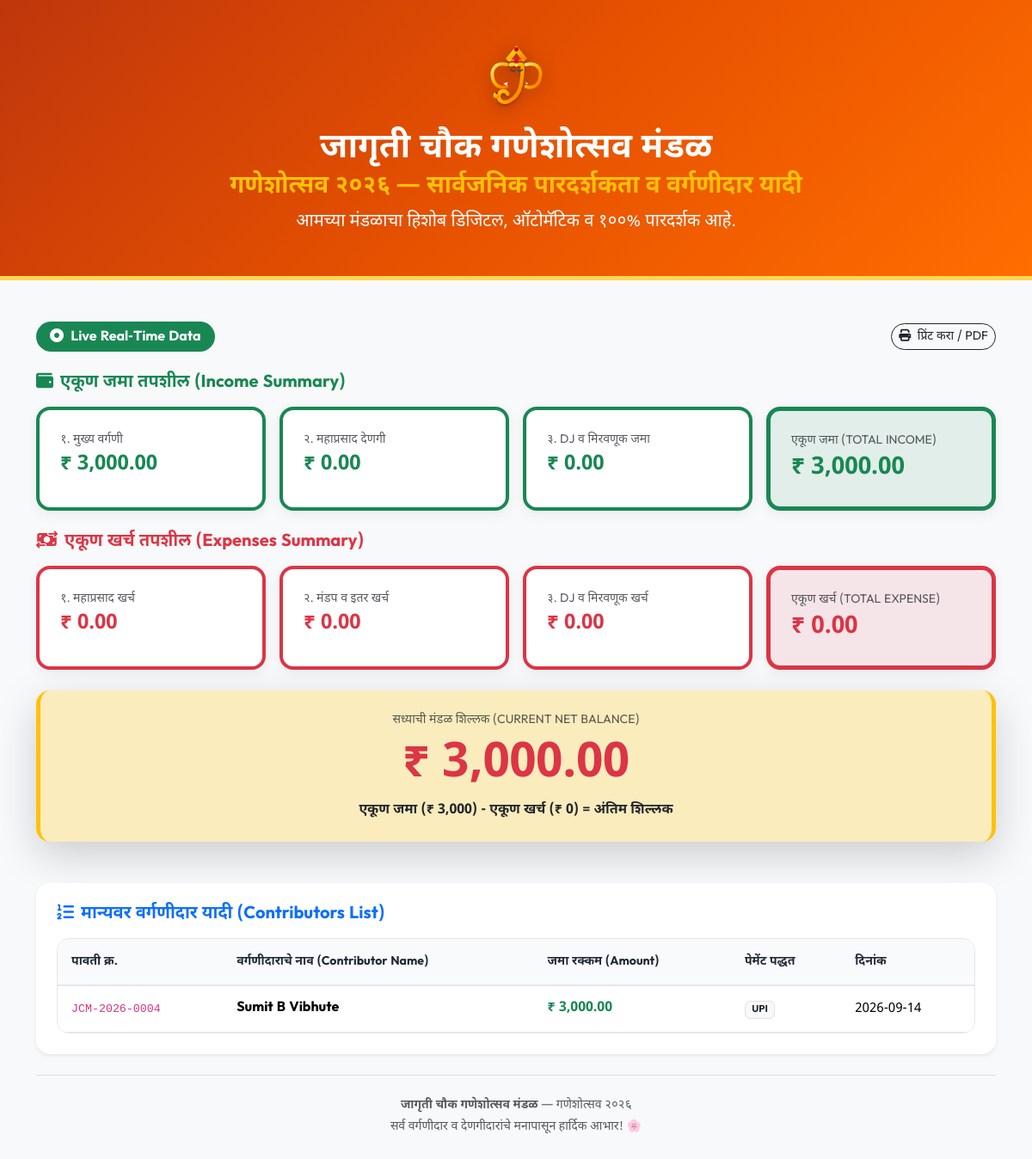
Screenshot of /public-transparency with the database file from the repository.
### tables this page shows
CREATE TABLE vargani (
    id INTEGER PRIMARY KEY AUTOINCREMENT,
    year_label TEXT NOT NULL DEFAULT '2026',
    receipt_no TEXT NOT NULL,
    contributor_name TEXT NOT NULL,
    mobile TEXT,
    address TEXT,
    amount DECIMAL(12,2) NOT NULL,
    payment_method TEXT NOT NULL, -- Cash, UPI, Bank
    payment_date DATE NOT NULL,
    collector_name TEXT,
    status TEXT NOT NULL DEFAULT 'Paid', -- Paid, Partial, Pending
    notes TEXT,
    created_by TEXT,
    created_at TIMESTAMP DEFAULT CURRENT_TIMESTAMP
);

### routes/public.py (the view)
@public_bp.route('/public-transparency')
def index():
    summary = get_financial_summary('2026')
    vargani_list = query_db("""
        SELECT receipt_no, contributor_name, amount, payment_date, payment_method
        FROM vargani
        WHERE year_label='2026'
        ORDER BY payment_date DESC, id DESC
    """)
    donor_list = query_db("""
        SELECT receipt_no, donor_name, amount, payment_date, payment_method
        FROM mahaprasad_donations
        WHERE year_label='2026'
        ORDER BY payment_date DESC, id DESC
    """)
    return render_template('public.html',
                           summary=summary,
                           vargani_list=vargani_list,
                           donor_list=donor_list)

### database.py (called while the page is built)
def is_mysql_configured():
    if Config.DATABASE_URL:
        db_url = Config.DATABASE_URL.lower()
        if db_url.startswith('mysql') or 'mysql' in db_url:
            return True
    if Config.DB_HOST and Config.DB_NAME and Config.DB_USER:
        return True
    return False

def get_db_connection():
    if is_mysql_configured():
        if not HAS_PYMYSQL:
            raise ImportError("PyMySQL is not installed. Please add pymysql or cryptography to your requirements.")
        params = parse_mysql_params()
        conn = pymysql.connect(
            host=params['host'],
            port=params['port'],
            user=params['user'],
            password=params['password'],
            database=params['database'],
            charset=params['charset'],
            cursorclass=pymysql.cursors.DictCursor,
            autocommit=True
        )
        return conn
    else:
        conn = sqlite3.connect(Config.DATABASE_PATH)
        conn.row_factory = sqlite3.Row
        return conn

def query_db(query, args=(), one=False):
    conn = get_db_connection()
    cur = conn.cursor()
    use_mysql = is_mysql_configured()
    if use_mysql:
        exec_query = convert_query_to_mysql(query)
        cur.execute(exec_query, args)
        rv = cur.fetchall()
        conn.close()
        if one:
            return rv[0] if rv else None
        return list(rv)
    else:
        cur.execute(query, args)
        rv = cur.fetchall()
        conn.close()
        if one:
            return dict(rv[0]) if rv else None
        return [dict(row) for row in rv]

### templates/public.html (shortened to what this page needs)
<!DOCTYPE html>
<html lang="mr">
<head>
    <link href="https://cdn.jsdelivr.net/npm/bootstrap@5.3.3/dist/css/bootstrap.min.css" rel="stylesheet">
    <link rel="stylesheet" href="https://cdnjs.cloudflare.com/ajax/libs/font-awesome/6.5.2/css/all.min.css">
    <link rel="stylesheet" href="{{ url_for('static', filename='css/custom.css') }}">
</head>
<body>
    <div class="public-banner">
        <div class="container">
            <img src="{{ url_for('static', filename='images/ganeshji_logo.svg') }}" alt="श्री गणेश" class="mb-3" style="width: 85px; height: 85px; filter: drop-shadow(0 4px 10px rgba(0,0,0,0.35));">
            <h1 class="fw-bold mb-1">{{ mandal_name }}</h1>
            <h3 class="fw-bold text-warning mb-2">गणेशोत्सव २०२६ — सार्वजनिक पारदर्शकता व वर्गणीदार यादी</h3>
            <p class="lead mb-0">आमच्या मंडळाचा हिशोब डिजिटल, ऑटोमॅटिक व १००% पारदर्शक आहे.</p>
        </div>
    </div>
    <div class="container my-5">
        <div class="d-flex justify-content-between align-items-center mb-4">
            <span class="badge bg-success fs-6 px-3 py-2 rounded-pill"><i class="fa-solid fa-circle-dot me-1 text-white"></i> Live Real-Time Data</span>
            <button onclick="window.print()" class="btn btn-outline-dark btn-sm rounded-pill"><i class="fa-solid fa-print me-1"></i> प्रिंट करा / PDF</button>
        </div>
        <h5 class="fw-bold text-success mb-3"><i class="fa-solid fa-wallet me-2"></i>एकूण जमा तपशील (Income Summary)</h5>
        <div class="row g-3 mb-4">
            <div class="col-md-3 col-6">
                <div class="stat-card-public border-start border-success border-4">
                    <div class="small text-muted font-weight-bold">१. मुख्य वर्गणी</div>
                    <div class="fs-4 fw-bold text-success">₹ {{ "{:,.2f}".format(summary.total_vargani) }}</div>
                </div>
            </div>
            <div class="col-md-3 col-6">
                <div class="stat-card-public border-start border-success border-4">
                    <div class="small text-muted font-weight-bold">२. महाप्रसाद देणगी</div>
                    <div class="fs-4 fw-bold text-success">₹ {{ "{:,.2f}".format(summary.total_mp_donation) }}</div>
                </div>
            </div>
            <div class="col-md-3 col-6">
                <div class="stat-card-public border-start border-success border-4">
                    <div class="small text-muted font-weight-bold">३. DJ व मिरवणूक जमा</div>
                    <div class="fs-4 fw-bold text-success">₹ {{ "{:,.2f}".format(summary.total_dj_income) }}</div>
                </div>
            </div>
            <div class="col-md-3 col-6">
                <div class="stat-card-public bg-success bg-opacity-10 border-start border-success border-5">
                    <div class="small text-muted font-weight-bold">एकूण जमा (TOTAL INCOME)</div>
                    <div class="fs-3 fw-bold text-success">₹ {{ "{:,.2f}".format(summary.total_income) }}</div>
                </div>
            </div>
        </div>
        <h5 class="fw-bold text-danger mb-3"><i class="fa-solid fa-money-bill-transfer me-2"></i>एकूण खर्च तपशील (Expenses Summary)</h5>
        <div class="row g-3 mb-4">
            <div class="col-md-3 col-6">
                <div class="stat-card-public border-start border-danger border-4">
                    <div class="small text-muted font-weight-bold">१. महाप्रसाद खर्च</div>
                    <div class="fs-4 fw-bold text-danger">₹ {{ "{:,.2f}".format(summary.total_mp_expense) }}</div>
                </div>
            </div>
            <div class="col-md-3 col-6">
                <div class="stat-card-public border-start border-danger border-4">
                    <div class="small text-muted font-weight-bold">२. मंडप व इतर खर्च</div>
                    <div class="fs-4 fw-bold text-danger">₹ {{ "{:,.2f}".format(summary.total_other_expense) }}</div>
                </div>
            </div>
            <div class="col-md-3 col-6">
                <div class="stat-card-public border-start border-danger border-4">
                    <div class="small text-muted font-weight-bold">३. DJ व मिरवणूक खर्च</div>
                    <div class="fs-4 fw-bold text-danger">₹ {{ "{:,.2f}".format(summary.total_dj_expense) }}</div>
                </div>
            </div>
            <div class="col-md-3 col-6">
                <div class="stat-card-public bg-danger bg-opacity-10 border-start border-danger border-5">
                    <div class="small text-muted font-weight-bold">एकूण खर्च (TOTAL EXPENSE)</div>
                    <div class="fs-3 fw-bold text-danger">₹ {{ "{:,.2f}".format(summary.total_expenses) }}</div>
                </div>
            </div>
        </div>
        <div class="card border-0 shadow-lg rounded-4 p-4 text-center bg-warning bg-opacity-25 mb-5 border-start border-end border-warning border-5">
            <div class="small text-muted font-weight-bold text-uppercase">सध्याची मंडळ शिल्लक (Current Net Balance)</div>
            <div class="display-4 fw-bold text-danger my-2">₹ {{ "{:,.2f}".format(summary.current_balance) }}</div>
            <div class="fw-bold text-dark">एकूण जमा (₹ {{ "{:,.0f}".format(summary.total_income) }}) - एकूण खर्च (₹ {{ "{:,.0f}".format(summary.total_expenses) }}) = अंतिम शिल्लक</div>
        </div>
        <div class="card border-0 shadow-sm rounded-4 p-4 mb-4 bg-white">
            <h5 class="fw-bold text-primary mb-3"><i class="fa-solid fa-list-ol me-2"></i>मान्यवर वर्गणीदार यादी (Contributors List)</h5>
            <div class="table-responsive">
                <table class="table table-mandal mb-0">
                    <thead>
                        <tr>
                            <th>पावती क्र.</th>
                            <th>वर्गणीदाराचे नाव (Contributor Name)</th>
                            <th>जमा रक्कम (Amount)</th>
                            <th>पेमेंट पद्धत</th>
                            <th>दिनांक</th>
                        </tr>
                    </thead>
                    <tbody>
                        {% for v in vargani_list %}
                        <tr>
                            <td><code>{{ v.receipt_no }}</code></td>
                            <td class="fw-bold fs-6">{{ v.contributor_name }}</td>
                            <td class="text-success fw-bold fs-6">₹ {{ "{:,.2f}".format(v.amount) }}</td>
                            <td><span class="badge bg-light text-dark border">{{ v.payment_method }}</span></td>
                            <td>{{ v.payment_date }}</td>
                        </tr>
                        {% else %}
                        <tr>
                            <td colspan="5" class="text-center text-muted py-3">अद्याप वर्गणी जमा नोंदी नाहीत.</td>
                        </tr>
                        {% endfor %}
                    </tbody>
                </table>
            </div>
        </div>
        <div class="text-center text-muted small border-top pt-4">
            <p class="mb-1"><strong>{{ mandal_name }}</strong> — गणेशोत्सव २०२६</p>
            <p class="mb-0">सर्व वर्गणीदार व देणगीदारांचे मनापासून हार्दिक आभार! 🌸</p>
        </div>
    </div>
</body>
</html>

### static/css/custom.css (style rules this page uses)
:root { --primary-saffron: #E65100; --primary-orange: #FF6D00; --secondary-gold: #FFB300; --gold-light: #FFF8E1; --accent-red: #D50000; --bg-light: #F8F9FA; --card-bg: #FFFFFF; --text-dark: #1F2937; --text-muted: #6B7280; --border-color: #E5E7EB; --shadow-sm: 0 1px 3px rgba(0,0,0,0.08); --shadow-md: 0 4px 12px rgba(0,0,0,0.08); --shadow-lg: 0 10px 25px rgba(230,81,0,0.12); --radius-sm: 8px; --radius-md: 14px; --radius-lg: 20px; }
body { font-family: 'Noto Sans Devanagari', 'Outfit', sans-serif; background-color: var(--bg-light); color: var(--text-dark); margin: 0; padding: 0; min-height: 100vh; }
.table-mandal { width: 100%; border-collapse: separate; border-spacing: 0; background: #FFFFFF; border-radius: var(--radius-md); overflow: hidden; border: 1px solid var(--border-color); }
.table-mandal th { background-color: #F9FAFB; color: var(--text-dark); font-weight: 700; padding: 1rem; font-size: 0.88rem; border-bottom: 2px solid var(--border-color); }
.table-mandal td { padding: 0.9rem 1rem; border-bottom: 1px solid var(--border-color); vertical-align: middle; font-size: 0.95rem; }

### templates/public.html (style rules this page uses)
body { background-color: #F8F9FA; }
.public-banner { background: linear-gradient(135deg, #BF360C 0%, #E65100 50%, #FF6D00 100%); color: #FFFFFF; padding: 3rem 1rem; text-align: center; border-bottom: 5px solid #FFD54F; }
.stat-card-public { background: #FFFFFF; border-radius: 16px; padding: 1.5rem; box-shadow: 0 4px 15px rgba(0,0,0,0.06); height: 100%; border: 1px solid #E5E7EB; }

### rows the page displays
vargani: receipt_no "JCM-2026-0004", contributor_name "Sumit B Vibhute", amount "3,000.00", payment_method "UPI", payment_date "2026-09-14"

### other values shown
{{ mandal_name }} "जागृती चौक गणेशोत्सव मंडळ"
{{ "{:,.2f}".format(summary.total_vargani) }} "3,000.00"
{{ "{:,.2f}".format(summary.total_mp_donation) }} "0.00"
{{ "{:,.2f}".format(summary.total_dj_income) }} "0.00"
{{ "{:,.2f}".format(summary.total_income) }} "3,000.00"
{{ "{:,.2f}".format(summary.total_mp_expense) }} "0.00"
{{ "{:,.2f}".format(summary.total_other_expense) }} "0.00"
{{ "{:,.2f}".format(summary.total_dj_expense) }} "0.00"
{{ "{:,.2f}".format(summary.total_expenses) }} "0.00"
{{ "{:,.2f}".format(summary.current_balance) }} "3,000.00"
{{ "{:,.0f}".format(summary.total_income) }} "3,000"
{{ "{:,.0f}".format(summary.total_expenses) }} "0"
